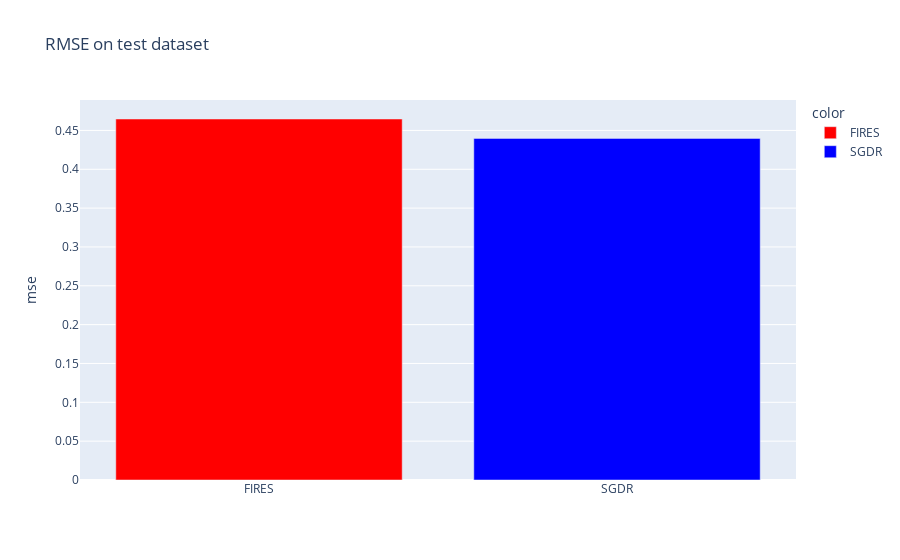

The notebook cell this image was saved under:
### Code cell
col_names = ["FIRES", "SGDR" ]
values = [fires_mse_test, sgdr_mse_test]
fig = px.bar(x=col_names, y=values, title="RMSE on test dataset", labels={"y":"mse", "x":""}, color=col_names, color_discrete_map={'FIRES': 'red', "SGDR": "blue"})
fig.show()
with open("{}/rmse.csv".format(folder),"a") as outfile:
    outfile.write("{},{}\n".format( values[0],values[1]) )

### Figure 1 — Plotly figure (JSON) as saved in the notebook; plotly's stock layout.template omitted (floating-point values rounded to 4 significant figures)
{"data": [{"alignmentgroup": "True", "hovertemplate": "color=FIRES<br>=%{x}<br>mse=%{y}<extra></extra>", "legendgroup": "FIRES", "marker": {"color": "red"}, "name": "FIRES", "offsetgroup": "FIRES", "orientation": "v", "showlegend": true, "textposition": "auto", "type": "bar", "x": ["FIRES"], "xaxis": "x", "y": [0.4647], "yaxis": "y"}, {"alignmentgroup": "True", "hovertemplate": "color=SGDR<br>=%{x}<br>mse=%{y}<extra></extra>", "legendgroup": "SGDR", "marker": {"color": "blue"}, "name": "SGDR", "offsetgroup": "SGDR", "orientation": "v", "showlegend": true, "textposition": "auto", "type": "bar", "x": ["SGDR"], "xaxis": "x", "y": [0.4398], "yaxis": "y"}], "layout": {"barmode": "relative", "legend": {"title": {"text": "color"}, "tracegroupgap": 0}, "title": {"text": "RMSE on test dataset"}, "xaxis": {"anchor": "y", "domain": [0, 1], "title": {"text": ""}}, "yaxis": {"anchor": "x", "domain": [0, 1], "title": {"text": "mse"}}}}
